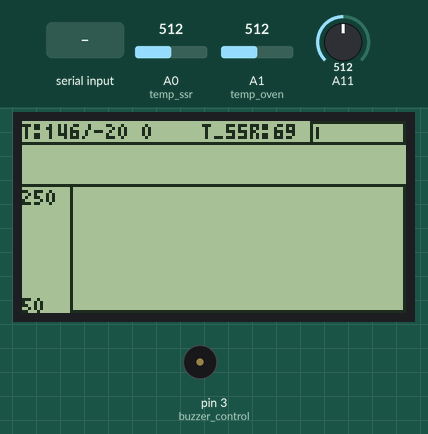
The sketch below on a simulated Arduino Mega 2560, built with avr-gcc and run on an emulated ATmega2560. Shown: 128×64 one-colour display, buzzer (waves = sounding). The test bench sets the inputs (shaded band); at power-on: A1 (temp_oven) = 512, A0 (temp_ssr) = 512, A11 = 512. What the sketch prints to the serial monitor is not drawn.

Above: at 1.2 s.
1.3 s: A1 (temp_oven) set to 272
At 3.3 s:
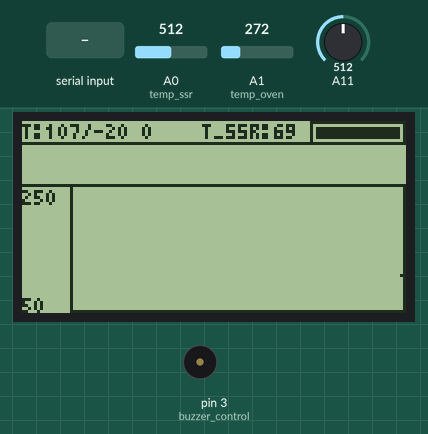
3.6 s: A1 (temp_oven) set to 242
At 4.5 s:
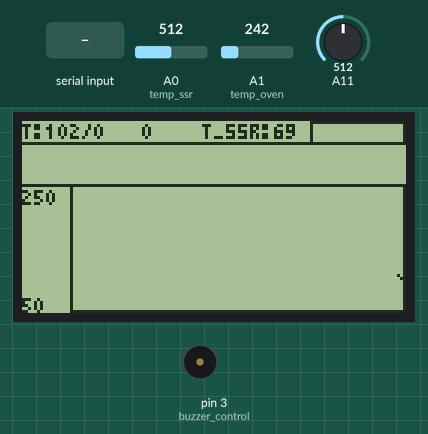
6.6 s: A0 (temp_ssr) set to 716
At 8.5 s:
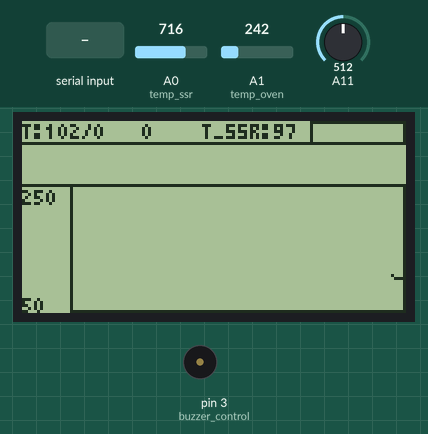
8.6 s: A11 set to 240
At 9.19 s:
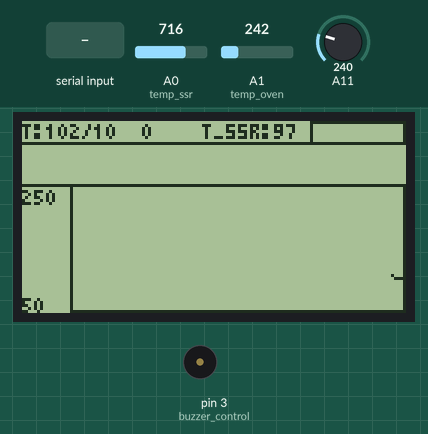
10.4 s: "90,45\n" received over Serial
At 10.82 s:
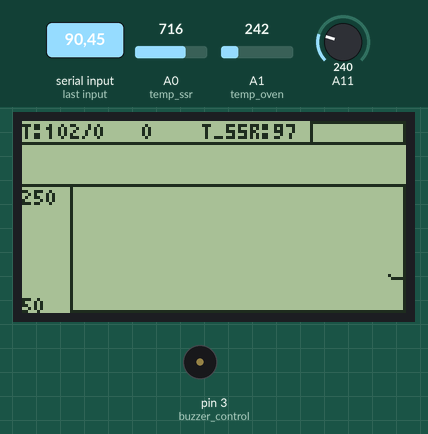
12.1 s: A11 set to 266
Timing chart, 0 to 15.1 s (numbered marks = the images above; inputs shaded):
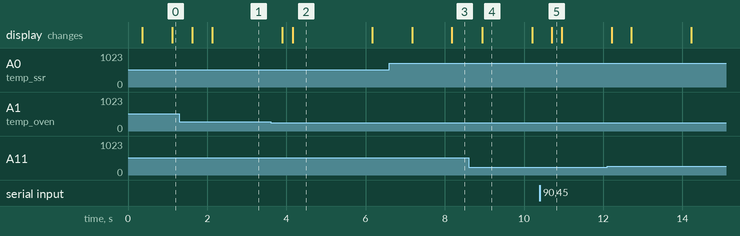

Measured:
- after the input at 1.3 s, the display: first changes after 0.33 s (image 1 shows a later state)
- after the input at 6.6 s, the display: first changes after 0.57 s (image 3 shows a later state)
- after the input at 8.6 s, the display: changes after 0.35 s (image 4)
- after the input at 10.4 s, the display: changes after 0.30 s (image 5)

The sketch:

reflow_oven.ino
```cpp
#include <elapsedMillis.h>
#include <SPI.h>

#include <U8g2lib.h>

/** timing varibles, counted up automatically **/
elapsedMillis sinceDraw;
elapsedMillis sinceGraphUpdate;

elapsedMillis sinceBuzzer;

elapsedMillis sinceInput;

elapsedMillis sinceSSRMeasure;
elapsedMillis sinceSSRPWM;

elapsedMillis sinceOvenMeasure;
elapsedMillis sinceSerialSend;

elapsedMillis sinceStateUpdate;
elapsedMillis sincePID;

/** oven temperature measurement status **/
float oven_temperature = 0;
boolean oven_ntc_shorted = false;
boolean oven_ntc_disconnected = false;

/** ssr temperature measurement status **/
float ssr_temperature  = 0;
boolean ssr_ntc_shorted  = false;
boolean ssr_ntc_disconnected  = false;

/** ssr pwm status and settings **/
boolean  ssr_on            = false;
uint32_t ssr_pwm_dutycycle = 0;     // pwm duty cycle from 0 to 100
uint32_t ssr_pwm_period    = 800;   // pwm period time

float   oven_temperature_target         = -20.0;
boolean oven_temperature_target_reached = false;

//** last P from PID **/
float error_old = -40.0;

//** last D from PID **/
float error_derivative_old = 0.0;
float error_time_last_change = 0.0;

//** I from PID **/
float error_integral = 0.0;

//** the 128x64 lcd driver **/
U8G2_ST7920_128X64_2_HW_SPI u8g2(U8G2_R2, /* CS=*/ 10, /* reset=*/ U8X8_PIN_NONE);

//** activates the buzzer if true **/
boolean buzzer_on = false;

//** input value cache **//
uint16_t button = 1023;
uint16_t joy_x  = 512;
uint16_t joy_y  = 512;

//** values for the temperature graph **/
const uint8_t temp_history_size = 110;    //number of data points in the cyclic buffer
uint8_t temp_history[temp_history_size];  //array of datapoints for the cyclic buffer
uint8_t temp_history_head = 0;            //head node of the cyclic buffer

//** reflow curve **/
int16_t temp_v[16];            // temperatures and their...
int16_t temp_t[16];            // ...corresponding hold times
int16_t temp_i = 0;           // current temperature step
int16_t temp_t_remaining = 0; // time to hold remaining
boolean reflow_in_progress = false;


void setup() {
  pinMode(3 , OUTPUT); //buzzer control
  pinMode(5 , OUTPUT); //ssr control

  pinMode(A0, INPUT); //temp_ssr
  pinMode(A1, INPUT); //temp_oven

  pinMode(16, INPUT); //button Pressed   = 0
  pinMode(17, INPUT); //joy_x  UpperLeft = 0
  pinMode(27, INPUT); //joy_y  UpperLeft = 0

  Serial.begin(57600);
  Serial.setTimeout(2);

  u8g2.begin();
  u8g2.setFont(u8g2_font_micro_tr);//height of 6 pixels

  temp_history_head = 0;
  for(uint8_t i = 0; i<temp_history_size; i++){
    temp_history[i] = 0;
  }

  temp_v[0] = 80;
  temp_t[0] = 30;

  temp_v[1] = 150;
  temp_t[1] = 10;

  temp_v[2] = 160;
  temp_t[2] = 10;

  temp_v[3] = 170;
  temp_t[3] = 10;

  temp_v[4] = 180;
  temp_t[4] = 10;

  temp_v[5] = 225;
  temp_t[5] = 30;

  temp_v[6] = 0;
  temp_t[6] = 0;
}

void loop() {
  uint16_t button = analogRead(16);
  uint16_t joy_x  = analogRead(17);
  uint16_t joy_y  = analogRead(27);

  if(sinceGraphUpdate > 2000) {
    sinceGraphUpdate = 0;

    if(temp_history_head == temp_history_size-1) {
      temp_history_head = 0;
    } else {
      temp_history_head++;
    }

    temp_history[temp_history_head] = (uint8_t)constrain(oven_temperature,50.0,250.0);
  }

  if(sinceDraw > 250) {
    sinceDraw = 0;


    //u8g2.clearDisplay();

    uint32_t t = millis();

    u8g2.firstPage();
    do {
      u8g2.setCursor(0,6);
      u8g2.print("T:");
      u8g2.print(oven_temperature,0);
      u8g2.print("/");
      u8g2.print(oven_temperature_target,0);

      u8g2.setCursor(5*8,6);
      u8g2.print(temp_t_remaining);

      u8g2.setCursor(5*12,6);
      u8g2.print("T_SSR:");
      u8g2.print(ssr_temperature,0);

      u8g2.drawFrame(96,0,32,8);
      u8g2.drawBox(98,2,(28*ssr_pwm_dutycycle)/100,4);

      u8g2.drawHLine(0,7,128);
      u8g2.drawHLine(0,7*3,128);

      u8g2.setCursor(0,7*4);
      u8g2.print("250");

      u8g2.setCursor(0,64);
      u8g2.print("50");

      u8g2.drawFrame(128-(temp_history_size+2),7*3,temp_history_size+2,64-7*3);

      uint8_t temp_history_index;
      if(temp_history_head == temp_history_size - 1) {
        temp_history_index = 0;
      } else {
        temp_history_index = temp_history_head + 1;
      }

      uint8_t temp_history_drawn = 0;

      while(temp_history_drawn < temp_history_size) {
        u8g2.drawPixel(temp_history_drawn+128-(temp_history_size+2)+1, 62 - ((temp_history[temp_history_index]-50)*(64-7*3-2))/200);

        temp_history_index++;
        if(temp_history_index == temp_history_size) {
          temp_history_index = 0;
        }

        temp_history_drawn++;
      }

    } while (u8g2.nextPage());

    //Serial.print("t_render: ");
    //Serial.println(millis()-t);

  }

  if(sinceBuzzer > 500 && buzzer_on) {
    tone(3,2048,100);
    sinceBuzzer = 0;
  }

  if(sinceInput > 250) {
    sinceInput = 0;

    if(button < 512) {
      tone(3,1536,5);
    }

    if(joy_x < 256) {
      tone(3,1536,5);
      reflow_in_progress = false;
      setTemperatureTarget(0.0);
      temp_t_remaining = 0;
      temp_i = 0;
      buzzer_on = false;
    }

    if(joy_x > 768) {
      tone(3,1536,5);

      temp_history_head = 0;
      for(uint8_t i = 0; i<temp_history_size; i++){
        temp_history[i] = 0;
      }

      if(!reflow_in_progress && oven_temperature <= 80.0) {
        reflow_in_progress = true;
        temp_i = 0;
        temp_t_remaining = temp_t[0];
        setTemperatureTarget((float)temp_v[0]);
      }
    }

    if(joy_y < 256) {
      tone(3,1536,5);
      oven_temperature_target += 10.0;
    }

    if(joy_y > 768) {
      tone(3,1536,5);
      oven_temperature_target -= 10.0;
    }
  }

  if(sinceSSRMeasure > 1000) {
    measureSSRTemperature();
    sinceSSRMeasure = 0;
  }

  if(sinceOvenMeasure > 100) {
    measureOvenTemperature();
    sinceOvenMeasure = 0;
  }

  if(sinceSerialSend > 1000) {
    Serial.print("Oven: ");
    Serial.print(oven_temperature,2);
    Serial.print("\tSSR: ");
    Serial.print(ssr_temperature,2);
    Serial.print("\tOven PWM: ");
    Serial.println(ssr_pwm_dutycycle);

    sinceSerialSend = 0;
  }


  const uint32_t pid_interval = 1000;
  //PID START
  if(sincePID > pid_interval) {
    sincePID = 0;

    const float kP = 10.0;
    const float kI = 1.0;
    const float kD = 60.0;

    int baseDutyCycle = (getHoldDutyCyclefromTemperature(oven_temperature_target) * 85) / 100;

    float error = oven_temperature_target - oven_temperature;
    if(error < 3.0 && error > 0.0 ) {
      error_integral = error_integral + error*(1000.0/(float)pid_interval);
      error_integral = constrain(error_integral, -10.0, 10.0);
    } else {
      error_integral *= 0.75;
    }
    float error_derivative = (error - error_old)*(1000.0/(float)pid_interval);

    //if not enough change do not update derivative error
    if(abs(error_derivative) < 0.01 && error_time_last_change < 5.0) {
      error_time_last_change += ((float)pid_interval)/1000.0;
      error_derivative = error_derivative_old;
    } else { //if enough change and error has been accumulated
      error_derivative_old = error_derivative = error_derivative/error_time_last_change;
      error_time_last_change = 1.0;
    }

    if( (error_old < 0.0 && error > 0.0) || (error_old > 0.0 && error < 0.0) || (abs(error) < 1.5) ) {
      if(abs(error_old - error) < 5.0) {
        oven_temperature_target_reached = true;
        Serial.println("Temperature target reached!");
      }
    }

    error_old = error;

    Serial.print("P: ");
    Serial.print(kP * error, 2);
    Serial.print("\tI: ");
    Serial.print(kI * error_integral, 2);
    Serial.print("\tD: ");
    Serial.println(kD * error_derivative, 2);

    float output = kP * error + kI * error_integral + kD * error_derivative + 0.5;

    setDutyCycle( baseDutyCycle + (int)output );
  }
  //PID END

  if(sinceSSRPWM > ssr_pwm_period) {
    sinceSSRPWM = 0;
    if(!ssr_on && ssr_pwm_dutycycle > 0) {
      digitalWrite(5, ssr_on = HIGH);
    }
  } else if(sinceSSRPWM > (ssr_pwm_period * ssr_pwm_dutycycle) / 100) {
    if(ssr_on)
      digitalWrite(5, ssr_on = LOW);
  }

  if(Serial.available()){
    setTemperatureTarget((float)Serial.parseInt());
    Serial.print("Oven target temperature: ");
    Serial.println(oven_temperature_target);
  }

  if(reflow_in_progress && sinceStateUpdate > 1000) {
    sinceStateUpdate -= 1000;

    if(oven_temperature_target_reached) {

      temp_t_remaining -= 1;

      if(temp_t_remaining <=0) {
        temp_i++;
        setTemperatureTarget((float)temp_v[temp_i]);
        temp_t_remaining = temp_t[temp_i];

        if(temp_v[temp_i] < 20) {
          buzzer_on = true;
        }
      }
    }
  }

  //Add better safeguard!
  /*while(oven_ntc_disconnected || oven_ntc_shorted) {
    digitalWrite(5, ssr_on = LOW);
    if(oven_ntc_shorted)
      Serial.println("Thermistor shorted!");
    if(oven_ntc_disconnected)
      Serial.println("Thermistor disconnected!");
    delay(1000);
    measureOvenTemperature();
  }*/
}

uint32_t getHoldDutyCyclefromTemperature(float temperature){
  //  A curve fit to experimentally gained values.
  //  https://www.mycurvefit.com/
  //  PWM , T
  // ---------
  //  0 , 50
  //  15,10, 100
  //  25,15, 150
  //  35,35, 200
  //  45,40, 220
  temperature = constrain(temperature, 20, 270);
  return   (uint32_t)(
         +  0.5 //rounding
         -  1.776357/100000000000000.0
         +  0.3646995     * temperature
         - (0.0008960402  * temperature)* temperature
         - (0.00001052457 * temperature)*(temperature  *  temperature)
         + (5.131143/100000000.0 *(temperature * temperature))*(temperature*temperature)
         );
}

void setTemperatureTarget(float temperature) {
  oven_temperature_target = temperature;
  oven_temperature_target_reached = false;
}

void setDutyCycle(int dutycycle) {
  ssr_pwm_dutycycle = (uint32_t)constrain(dutycycle,0,100);
}

void measureSSRTemperature() {
  const float vcc = 3.33;
  const float rbias = 18.12;//kOhm
  const float B_NTC = 3930.0;//B20/60

  const int   A0_value = analogRead(A0);
  const float vt = ((float)(A0_value == 0 ? 1 : A0_value)) / 1023.0 * vcc;
  const float resistance  = rbias * (vcc/vt - 1.0);

  ssr_temperature = (log(resistance/100.0/*kOhm*/)/log(2.718281))/B_NTC + 1.0/298.15;
  ssr_temperature = 1.0/ssr_temperature;
  ssr_temperature -= 273.15;

  if(ssr_temperature < -273.0) {
    ssr_ntc_disconnected = false;
    ssr_ntc_shorted = true;
  } else if(ssr_temperature < -20.0) {
    ssr_ntc_disconnected = true;
    ssr_ntc_shorted = false;
  } else {
    ssr_ntc_disconnected = false;
    ssr_ntc_shorted = false;
  }
}

void measureOvenTemperature() {
  const float vcc   = 3.33;
  const float rbias = 1.787;//kOhm
  const float B_NTC = 4160.0;

  const int   A1_value = analogRead(A1);
  const float vt = ((float)(A1_value == 0 ? 1 : A1_value)) / 1023.0 * vcc;
  const float resistance  = rbias * (vcc/vt - 1.0);

  oven_temperature = (log(resistance/100.0/*kOhm*/)/log(2.718281))/B_NTC + 1.0/298.15;
  oven_temperature = 1.0/oven_temperature;
  oven_temperature -= 273.15;

  if(oven_temperature < -273.0) {
    oven_ntc_disconnected = false;
    oven_ntc_shorted = true;
  } else if(oven_temperature < -20.0) {
    oven_ntc_disconnected = true;
    oven_ntc_shorted = false;
  } else {
    oven_ntc_disconnected = false;
    oven_ntc_shorted = false;
  }
}
```
